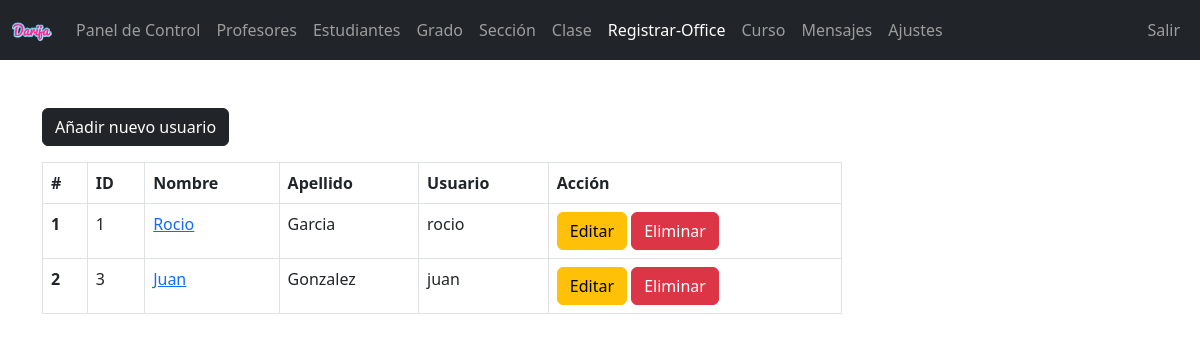
The app's page /admin/registrar-office.php (signed in) with its own data.
### tables this page shows
CREATE TABLE `registrar_office` (
  `r_user_id` int(11) NOT NULL,
  `username` varchar(127) NOT NULL,
  `password` varchar(255) NOT NULL,
  `fname` varchar(31) NOT NULL,
  `lname` varchar(31) NOT NULL,
  `address` varchar(31) NOT NULL,
  `employee_number` int(11) NOT NULL,
  `date_of_birth` date NOT NULL,
  `phone_number` varchar(31) NOT NULL,
  `qualification` varchar(31) NOT NULL,
  `gender` varchar(7) NOT NULL,
  `email_address` varchar(255) NOT NULL,
  `date_of_joined` datetime NOT NULL DEFAULT current_timestamp()
);

### admin/data/registrar_office.php (called while the page is built, shortened)
<?php
function getAllR_users($conn){
   $sql = "SELECT * FROM registrar_office";
   $stmt = $conn->prepare($sql);
   $stmt->execute();
   if ($stmt->rowCount() >= 1) {
     $teachers = $stmt->fetchAll();
     return $teachers;
   }else {
   	return 0;
   }
}

### admin/registrar-office.php (the view, shortened to what this page needs)
<?php
if (isset($_SESSION['admin_id']) &&
    isset($_SESSION['role'])) {
    if ($_SESSION['role'] == 'Admin') {
       include "../CONEXION_DB.php";
       include "data/registrar_office.php";
       $r_users = getAllR_users($conn);
 ?>
<!DOCTYPE html>
<html lang="en">
<head>
	<link rel="stylesheet" href="https://cdn.jsdelivr.net/npm/bootstrap@5.2.0/dist/css/bootstrap.min.css">
	<link rel="stylesheet" href="../css/style.css">
  <link rel="stylesheet" href="https://cdnjs.cloudflare.com/ajax/libs/font-awesome/4.7.0/css/font-awesome.min.css">
</head>
<body>
    <?php
        include "inc/navbar.php";
        if ($r_users != 0) {
     ?>
     <div class="container mt-5">
        <a href="registrar-office-add.php"
           class="btn btn-dark">Añadir nuevo usuario</a>
           <div class="table-responsive">
              <table class="table table-bordered mt-3 n-table">
                <thead>
                  <tr>
                    <th scope="col">#</th>
                    <th scope="col">ID</th>
                    <th scope="col">Nombre</th>
                    <th scope="col">Apellido</th>
                    <th scope="col">Usuario</th>
                    <th scope="col">Acción</th>
                  </tr>
                </thead>
                <tbody>
                  <?php $i = 0; foreach ($r_users as $r_user ) {
                    $i++;  ?>
                  <tr>
                    <th scope="row"><?=$i?></th>
                    <td><?=$r_user['r_user_id']?></td>
                    <td><a href="registrar-office-view.php?r_user_id=<?=$r_user['r_user_id']?>">
                         <?=$r_user['fname']?></a></td>
                    <td><?=$r_user['lname']?></td>
                    <td><?=$r_user['username']?></td>
                    <td>
                        <a href="registrar-office-edit.php?r_user_id=<?=$r_user['r_user_id']?>"
                           class="btn btn-warning">Editar</a>
                        <a href="registrar-office-delete.php?r_user_id=<?=$r_user['r_user_id']?>"
                           class="btn btn-danger">Eliminar</a>
                    </td>
                  </tr>
                <?php } ?>
                </tbody>
              </table>
           </div>
         <?php } ?>
     </div>
</body>
</html>
<?php
  }else {
    header("Location: ../login.php");
    exit;
  }
}else {
	header("Location: ../login.php");
	exit;
}
?>

### css/style.css (style rules this page uses)
.n-table { max-width: 800px; }

### records on screen
registrar_office: r_user_id "1", fname "Rocio", lname "Garcia", username "rocio"
registrar_office: r_user_id "3", fname "Juan", lname "Gonzalez", username "juan"
